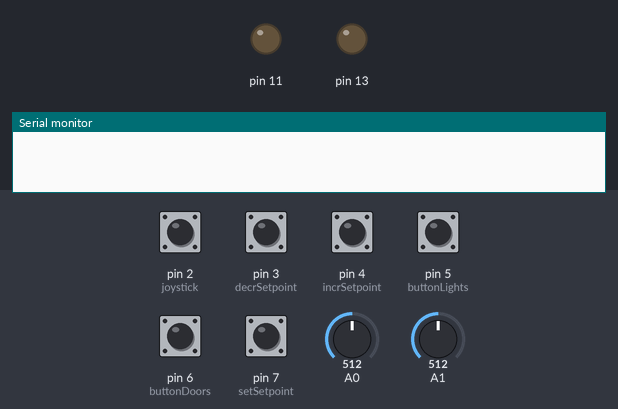
A sketch run on a simulated Arduino Uno, built with avr-gcc and run on an emulated ATmega328P. Shown: output pins drawn as LEDs (lit = HIGH), the last lines printed to the serial monitor. Inputs (shaded band) come from the test bench; at power-on: pin 2 (joystick), pin 3 (decrSetpoint), pin 4 (incrSetpoint), pin 5 (buttonLights), pin 6 (buttonDoors), pin 7 (setSetpoint) HIGH, A0 = 512, A1 = 512.

Above: at 1.2 s.
1.3 s: pin 7 (setSetpoint) pulled LOW for 0.15 s
At 1.9 s:
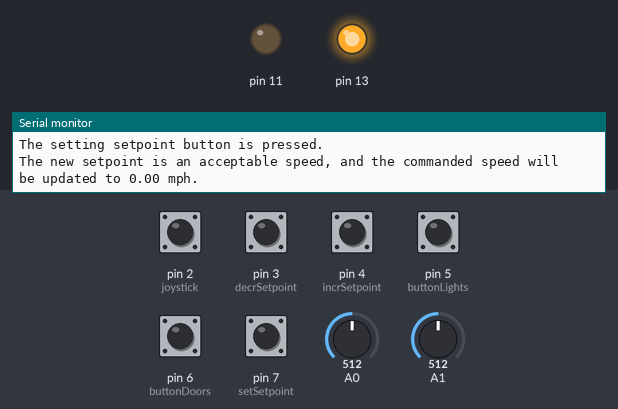
4.4 s: pin 3 (decrSetpoint) pulled LOW for 0.15 s
At 6.4 s:
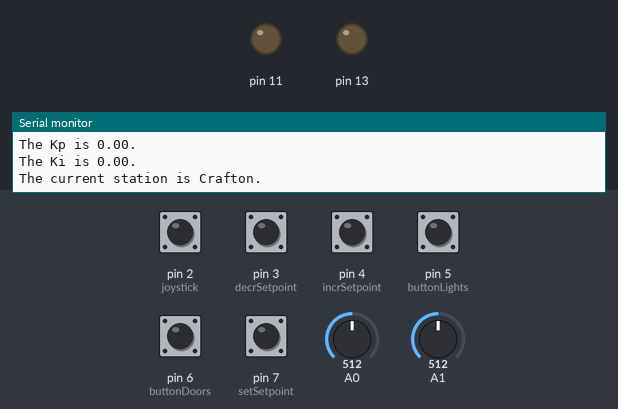
9.8 s: pin 4 (incrSetpoint) pulled LOW for 0.15 s
12.4 s: pin 5 (buttonLights) pulled LOW for 0.15 s
15.5 s: pin 6 (buttonDoors) pulled LOW for 0.15 s
Timing chart, 0 to 18.1 s (numbered marks = the images above; inputs shaded):
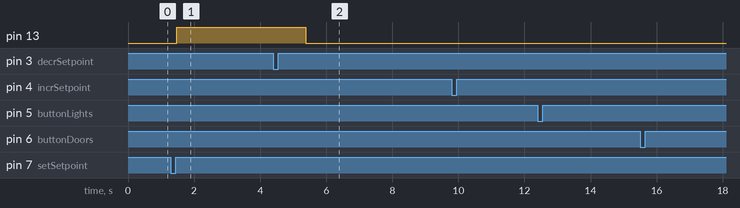

The sketch:

HardwareTrainControllerCode.ino
```cpp
#include <ezButton.h>
#include "ArduPID.h"

unsigned long previousMillis = 0;

const long interval = 5000;

// To calculate the commanded power

float error = 0;
float errorPrev = 0;
float derivative = 0;
float integral = 0;
float period = 1;
float uk;
float ukprev;


// Create ezButton objects for different buttons

// For the Train Driver

ezButton setSetpoint(7); // create eZButton object that attaches to pin 7, for setting the setpoint

ezButton buttonDoors(6); // button for opening and closing doors

ezButton buttonLights(5); // button for turning on and off the interior and exterior lights

ezButton incrSetpoint(4); // button for increasing the setpoint speed

ezButton decrSetpoint(3); // button for decreasing the setpoint speed


// For the Engineer

ezButton joystick(2);


  String station[10] = {"Carnegie","Bell","Inglewood","Crafton","Ingram","Sheraden","Allegheny","North Side","Gateway Center","Wood Street"};
  // define variable for current station
  String currStation;

  // define variables for state of doors and lights
  bool doors, interiorLights, exteriorLights;


  // define variable for setpoint
  float setpoint = 0;


  // define variables for authority and suggested speed
  float authority = 300;
  float suggested_speed = 50;


  // define variables for commanded speed and commanded power
  float commanded_speed, commanded_power;
  float commanded_speed_metric;

  // define variable for final commanded power, after voting
  float final_commanded_power;

  // define variable for maximum power
  float maximum_power;

  // define variable for actual speed
  float actual_speed;
  float actual_speed_metric;

  // define variable speed limit
  float speed_limit = 40;


  // define variable manual/automatic mode, 0 is manual, 1 is automatic
  bool mode;

  // define Kp and Ki for the engineers to set
  float Kp = 0;
  float Ki = 0;

  // define Kp and Ki that the train currently is using
  float Kptrain, Kitrain;

  int x = 0;

void setup() {
  // put your setup code here, to run once:


  Serial.begin(9600);


  // initialize digital pin 11 as an output
  pinMode(11, OUTPUT);

  // initialize digital pin 13 as an output
  pinMode(13, OUTPUT);


  buttonDoors.setDebounceTime(100);
  buttonLights.setDebounceTime(100);

  setSetpoint.setDebounceTime(100);
  incrSetpoint.setDebounceTime(100);
  decrSetpoint.setDebounceTime(100);


}

int i = 0;
void loop() {
  // put your main code here, to run repeatedly:

  unsigned long currentMillis = millis();


  currStation = station[i];
  i++;
  if (i == 9) {
    i = 0;
  }


// For the Train Driver

  // Check if button for switching between manual and automatic mode is pressed

  // Check if button for increasing setpoint is pressed
  incrSetpoint.loop();

  if (incrSetpoint.isPressed()) {
    Serial.println("The increasing setpoint button is pressed.");
    setpoint += 5;

    Serial.print("The new setpoint is: ");
    Serial.println(setpoint);
  }

  // Check if button for decreasing setpoint is pressed
  decrSetpoint.loop();

  if (decrSetpoint.isPressed())  {
    Serial.println("The decreasing setpoint button is pressed.");

    if (setpoint >= 5)
      setpoint -= 5;
    else
      Serial.println("Decreasing the setpoint by 5 mph would result in a negative setpoint, which is not allowed.");

    Serial.print("The new setpoint is: ");
    Serial.println(setpoint);

  }

  // Check if button for setting setpoint is pressed
  setSetpoint.loop();

  if (setSetpoint.isPressed()) {
      Serial.println("The setting setpoint button is pressed.");


      if (setpoint <= speed_limit) {
          // communicate that the new setpoint is acceptable and under the speed limit
          Serial.print("The new setpoint is an acceptable speed, and the commanded speed will be updated to ");
          Serial.print(setpoint);
          Serial.println(" mph.");

          digitalWrite(13, HIGH);

          commanded_speed = setpoint;
      }
      else {
          Serial.println("The new setpoint is not an acceptable speed, it's above the speed limit! The commanded speed will be updated to the speed limit, which is ");
          Serial.print(speed_limit);
          Serial.println(" mph.");
          digitalWrite(11, HIGH);
          commanded_speed = speed_limit;

      }

  }


  // Check if doors open/close button is pressed

  buttonDoors.loop();

  if (buttonDoors.isPressed()) {
    Serial.println("The doors open/close button is pressed.");
    doors = !doors;
    if (doors == 0)
    // communicate that the doors are closing
      Serial.println("Doors are closing.");
    if (doors == 1)
      Serial.println("Doors are opening.");


  }

  // Check if Lights on/off button is pressed

  buttonLights.loop();

  if(buttonLights.isPressed()) {

    interiorLights = !interiorLights;
    exteriorLights = !exteriorLights;

    Serial.println("The lights button is pressed");


  }


  // For the Engineer

  // Check if increase Kp is selected on joystick
  int xValue = analogRead(A0);
  int yValue = analogRead(A1);

  if (xValue > 2.5)
    Kp += 0.5;


  // Check if decrease Kp is selected on joystick

  if (xValue < 2.5)
    Kp -= 0.5;


  // Check if set Kp is pressed on joystick

  joystick.loop();

  if (joystick.isPressed())
    Kptrain = Kp;


  // Check if increase Ki selected on joystick

  if (yValue > 2.5)
    Ki += 0.5;


  // Check if decrease Ki selected on joystick

  if (yValue < 2.5)
    Ki -= 0.5;


  // Check if set Ki pressed on joystick

  joystick.loop();

  if (joystick.isPressed())
    Kitrain = Ki;


  x++;
  if (x == 1000) {
  x = 0;


  // if the interval of time has passed
  if (currentMillis - previousMillis >= interval) {
    previousMillis = currentMillis;


      // send and print out the states of everything, make sure everything is communicated

    Serial.print("Suggested Speed ");
    Serial.print(suggested_speed);
    Serial.println(" mph");

    // print state of doors
    Serial.print("The doors are ");
    if (doors) {
      Serial.println("open");
    }
    else
    {
      Serial.println("closed");
    }


    // print state of lights
    Serial.print("The interior lights are ");

    if (interiorLights) {
      Serial.println("on");

    }
    else {
      Serial.println("off");
    }

    Serial.print("The exterior lights are ");
    if (exteriorLights) {
      Serial.println("on");

    }
    else {
      Serial.println("off");
    }


    // turn lights off

    digitalWrite(13, LOW);
    digitalWrite(11, LOW);

    // print suggested speed
    Serial.print("The suggested speed is ");
    Serial.print(suggested_speed);
    Serial.println(" mph");


    // print authority
    Serial.print("The authority is ");
    Serial.print(authority);
    Serial.println(" ft");


    // print speed limit
    Serial.print("The speed limit is ");
    Serial.print(speed_limit);
    Serial.println(" mph");

    // print current setpoint that hasn't been confirmed yet
    Serial.print("The current unconfirmed stepoint is ");
    Serial.print(setpoint);
    Serial.println(" mph");


    // do commanded speed calculation for automatic mode
    if (mode == 1) {
      commanded_speed = suggested_speed;
    }

    // Calculate the commanded power

    // Redundancy and Variety
    // voting system, commanded power calculated three ways

    // Way 1: Using my own code to implement PI controller

    commanded_speed_metric = commanded_speed * 0.44704;
    actual_speed_metric = actual_speed * 0.44704;


    errorPrev = error;

    error = commanded_speed_metric - actual_speed_metric;


    // Derivative
    derivative = error * Kp;

    // Integral
    ukprev = uk;

    if (commanded_power < maximum_power)
      uk = (ukprev + (period/2) * (error+errorPrev));
    else
      uk = ukprev;

    integral = uk * Ki;

    // calculate the updated commanded power
    commanded_power = derivative + integral;


    // Way 2: Using ArduPID
    double setpoint = commanded_speed;

    double input;

    double output;

    double p = 1;
    double i = 0;
    double d = 0;


    // Voting System

    // if they all disagree, use my code


    // print commanded power
    Serial.print("The Commanded Power is ");
    Serial.print(final_commanded_power);
    Serial.println(" kW.");

    // print commanded speed
    Serial.print("The Commanded Speed is ");
    Serial.print(commanded_speed);
    Serial.println(" mph.");


    // print actual speed
    Serial.print("The Actual Speed is ");
    Serial.print(actual_speed);
    Serial.println(" mph.");

    // print Kp
    Serial.print("The Kp is ");
    Serial.print(Kptrain);
    Serial.println(".");

    // print Ki
    Serial.print("The Ki is ");
    Serial.print(Kitrain);
    Serial.println(".");
    Serial.println();

    // print current station
    Serial.print("The current station is ");
    // announce the current station
    Serial.print(currStation);
    Serial.println(".");

  }


  }


}
```

Measured:
- after the input at 1.3 s, pin 13: LOW → HIGH after 0.17 s
- after the input at 4.4 s, pin 13: HIGH → LOW after 0.98 s instead of 0.71 s
